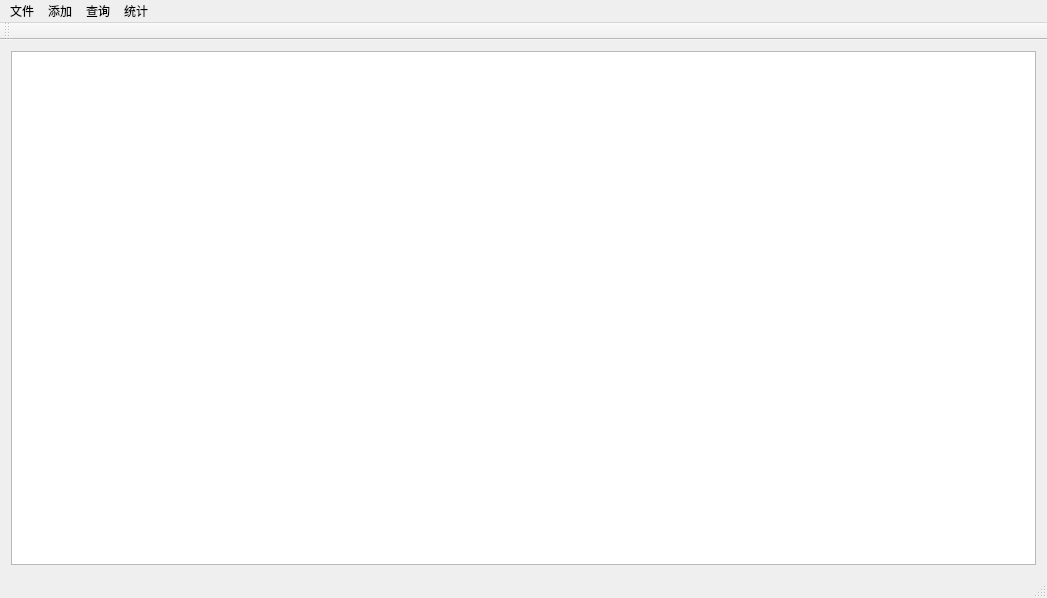
<?xml version="1.0" encoding="UTF-8"?>
<ui version="4.0">
 <class>MainWindow</class>
 <widget class="QMainWindow" name="MainWindow">
  <property name="geometry">
   <rect>
    <x>0</x>
    <y>0</y>
    <width>1047</width>
    <height>598</height>
   </rect>
  </property>
  <property name="windowTitle">
   <string>学生信息管理系统</string>
  </property>
  <widget class="QWidget" name="centralWidget">
   <layout class="QGridLayout" name="gridLayout">
    <item row="0" column="0">
     <widget class="QTableView" name="tableView"/>
    </item>
   </layout>
  </widget>
  <widget class="QMenuBar" name="menuBar">
   <property name="geometry">
    <rect>
     <x>0</x>
     <y>0</y>
     <width>1047</width>
     <height>24</height>
    </rect>
   </property>
   <widget class="QMenu" name="fileMenu">
    <property name="title">
     <string>文件</string>
    </property>
   </widget>
   <widget class="QMenu" name="inputMenu">
    <property name="title">
     <string>添加</string>
    </property>
   </widget>
   <widget class="QMenu" name="searchMenu">
    <property name="title">
     <string>查询</string>
    </property>
   </widget>
   <widget class="QMenu" name="statisticMenu">
    <property name="title">
     <string>统计</string>
    </property>
   </widget>
   <addaction name="fileMenu"/>
   <addaction name="inputMenu"/>
   <addaction name="searchMenu"/>
   <addaction name="statisticMenu"/>
  </widget>
  <widget class="QToolBar" name="mainToolBar">
   <attribute name="toolBarArea">
    <enum>TopToolBarArea</enum>
   </attribute>
   <attribute name="toolBarBreak">
    <bool>false</bool>
   </attribute>
  </widget>
  <widget class="QStatusBar" name="statusBar"/>
 </widget>
 <layoutdefault spacing="6" margin="11"/>
 <resources/>
 <connections/>
</ui>
